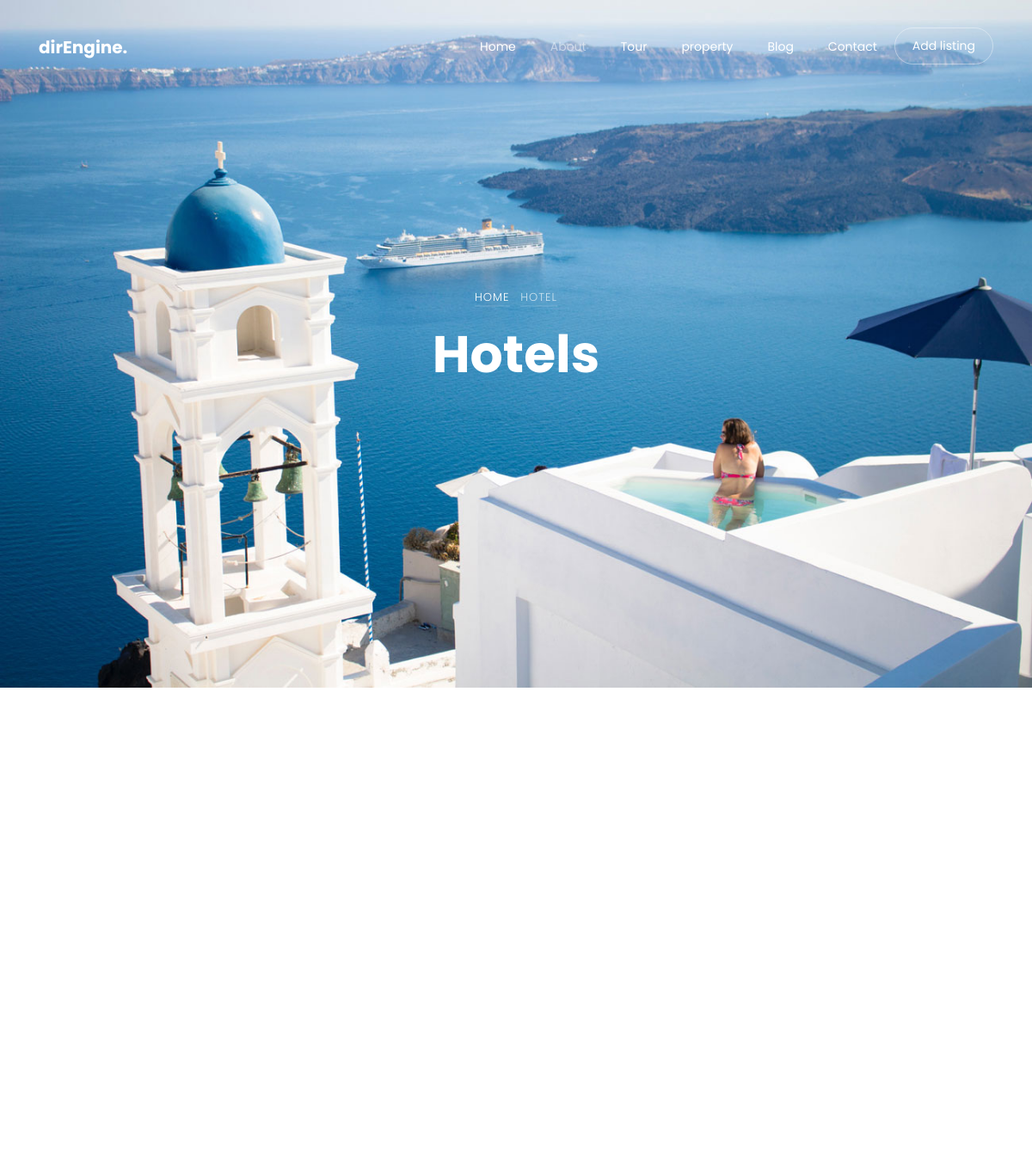
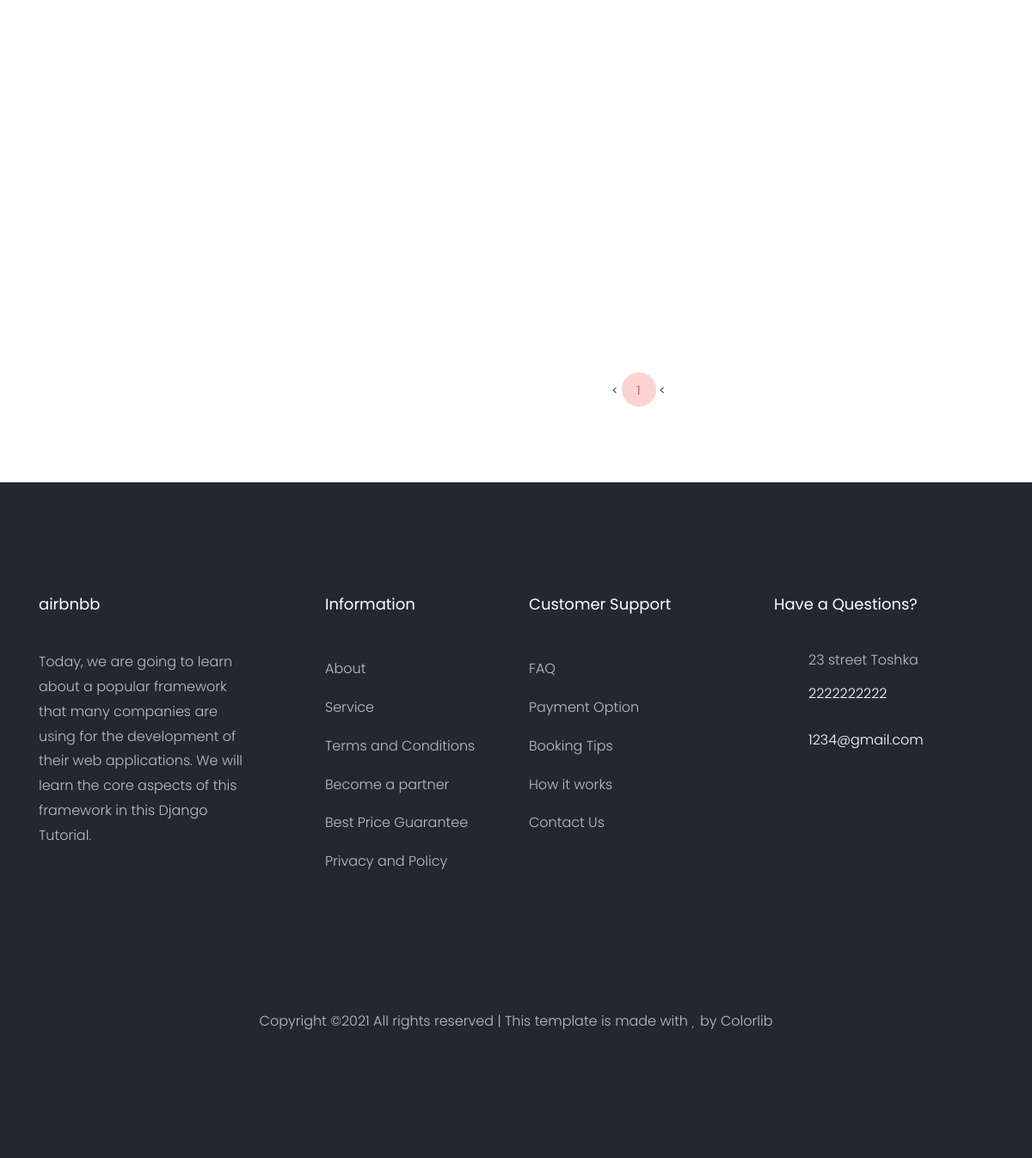
Screenshot of /property/ with the database file from the repository (2 pictures, top to bottom).
### setting/models.py (models this page shows, shortened)
class Settings(models.Model):
    logo         = models.ImageField(upload_to='settings/')
    description    = models.TextField(max_length=2000)
    phone          = models.CharField(max_length=50)
    email          = models.EmailField( max_length=254)
    address        = models.CharField(max_length=50)
    site_name      = models.CharField(max_length=50)
    tw_link        = models.URLField( max_length=200)
    fb_link        = models.URLField( max_length=200)
    inst_link      = models.URLField( max_length=200)

### property/views.py (the view)
# urls.py: path('',PropertyList.as_view(), name='property_list'),
class PropertyList(FilterView):
    model =Property
    paginate_by =4
    filterset_class = PropertyFilter
    template_name='property/property_list.html'

### property/models.py (called while the page is built)
    def __str__(self):
        return self.name

    def get_absolute_url(self):
        return reverse ("property:property_detail", kwargs={"slug":self.slug})

    def __str__(self):
        return self.name

    def __str__(self):
        return self.name

### setting/footer_context_processor.py (called while the page is built)
def myfooter (request):
    myfooter=Settings.objects.last()
    return{'myfooter':myfooter}

### property/templates/property/property_list.html (shortened to what this page needs)
{% extends 'base.html' %}
{% load static %}
{% load bootstrap4 %}
{% block body %}
    <div class="hero-wrap js-fullheight" style="background-image: url({% static 'images/bg_5.jpg' %});">
        <div class="container">
            <div class="row no-gutters slider-text js-fullheight align-items-center justify-content-center"
                data-scrollax-parent="true">
                <div class="col-md-9 ftco-animate text-center" data-scrollax=" properties: { translateY: '70%' }">
                    <p class="breadcrumbs" data-scrollax="properties: { translateY: '30%', opacity: 1.6 }"><span
                            class="mr-2"><a href="index.html">Home</a></span> <span>Hotel</span></p>
                    <h1 class="mb-3 bread" data-scrollax="properties: { translateY: '30%', opacity: 1.6 }">Hotels</h1>
                </div>
            </div>
        </div>
    </div>
    <section class="ftco-section ftco-degree-bg">
        <div class="container">
            <div class="row">
                <div class="col-lg-3 sidebar">
                </div>
                <div class="col-lg-9">
                    <div class="row">
                    </div>
                    <div class="row mt-5">
                        <div class="col text-center">
                            <div class="block-27">
                                <ul>
                                    {% if page_obj.has_previous %}
                                     <li><a href="?page={{page_obj.previous_page_number}}">&lt;</a></li>
                                    {% else %}
                                      <li class= "disable">&lt;</a></li>
                                    {% endif %}
                                    {% for i in paginator.page_range %}
                                        {% if page_obj.number == i %}
                                            <li class="active"><span>{{ i }} <span class="sr-only">(current)</span></span></li>
                                        {% else %}
                                            <li><a href="?page={{ i }}">{{ i }}</a></li>
                                        {% endif %}
                                    {% endfor %}
                                    {% if page_obj.has_next %}
                                     <li><a href="?page={{page_obj.paginator.num_pages }}">&gt;</a></li>
                                    {% else %}
                                      <li class= "disable">&lt;</a></li>
                                    {% endif %}
                                </ul>
                            </div>
                        </div>
                    </div>
                </div>
            </div>
        </div>
    </section>
    {% endblock body %}

### templates/base.html (shortened to what this page needs)
{% load static %}
<!DOCTYPE html>
<html lang="en">
  <head>
    <link rel="stylesheet" href="{% static 'css/open-iconic-bootstrap.min.css' %}">
    <link rel="stylesheet" href="{% static 'css/animate.css' %}">
    <link rel="stylesheet" href="{% static 'css/owl.carousel.min.css' %}">
    <link rel="stylesheet" href="{% static 'css/owl.theme.default.min.css' %}">
    <link rel="stylesheet" href="{% static 'css/magnific-popup.css' %}">
    <link rel="stylesheet" href="{% static 'css/aos.css' %}">
    <link rel="stylesheet" href="{% static 'css/ionicons.min.css' %}">
    <link rel="stylesheet" href="{% static 'css/bootstrap-datepicker.css' %}">
    <link rel="stylesheet" href="{% static 'css/jquery.timepicker.css' %}">
    <link rel="stylesheet" href="{% static 'css/flaticon.css' %}">
    <link rel="stylesheet" href="{% static 'css/icomoon.css' %}">
    <link rel="stylesheet" href="{% static 'css/style.css' %}">
  </head>
  <body>
  <nav class="navbar navbar-expand-lg navbar-dark ftco_navbar bg-dark ftco-navbar-light" id="ftco-navbar">
    <div class="container">
      <a class="navbar-brand" href="index.html">dirEngine.</a>
      <div class="collapse navbar-collapse" id="ftco-nav">
        <ul class="navbar-nav ml-auto">
          <li class="nav-item"><a href="{% url 'home:home' %}"class="nav-link">Home</a></li>
          <li class="nav-item active"><a href="{% url 'about:about' %}" class="nav-link">About</a></li>
          <li class="nav-item"><a href="tour.html" class="nav-link">Tour</a></li>
          <li class="nav-item"><a href="{% url 'property:property_list' %}" class="nav-link">property</a></li>
          <li class="nav-item"><a href="{% url 'blog:post_list' %}"class="nav-link">Blog</a></li>
          <li class="nav-item"><a href="contact.html" class="nav-link">Contact</a></li>
          <li class="nav-item cta"><a href="contact.html" class="nav-link"><span>Add listing</span></a></li>
        </ul>
      </div>
    </div>
  </nav>
    {% block body %}
    {% endblock body %}
    <footer class="ftco-footer ftco-bg-dark ftco-section">
      <div class="container">
        <div class="row mb-5">
          <div class="col-md">
            <div class="ftco-footer-widget mb-4">
              <h2 class="ftco-heading-2">{{myfooter.site_name}}</h2>
              <p>{{myfooter.description}}</p>
              <ul class="ftco-footer-social list-unstyled float-md-left float-lft mt-5">
              </ul>
            </div>
          </div>
          <div class="col-md">
            <div class="ftco-footer-widget mb-4 ml-md-5">
              <h2 class="ftco-heading-2">Information</h2>
              <ul class="list-unstyled">
                <li><a href="#" class="py-2 d-block">About</a></li>
                <li><a href="#" class="py-2 d-block">Service</a></li>
                <li><a href="#" class="py-2 d-block">Terms and Conditions</a></li>
                <li><a href="#" class="py-2 d-block">Become a partner</a></li>
                <li><a href="#" class="py-2 d-block">Best Price Guarantee</a></li>
                <li><a href="#" class="py-2 d-block">Privacy and Policy</a></li>
              </ul>
            </div>
          </div>
          <div class="col-md">
             <div class="ftco-footer-widget mb-4">
              <h2 class="ftco-heading-2">Customer Support</h2>
              <ul class="list-unstyled">
                <li><a href="#" class="py-2 d-block">FAQ</a></li>
                <li><a href="#" class="py-2 d-block">Payment Option</a></li>
                <li><a href="#" class="py-2 d-block">Booking Tips</a></li>
                <li><a href="#" class="py-2 d-block">How it works</a></li>
                <li><a href="#" class="py-2 d-block">Contact Us</a></li>
              </ul>
            </div>
          </div>
          <div class="col-md">
            <div class="ftco-footer-widget mb-4">
            	<h2 class="ftco-heading-2">Have a Questions?</h2>
            	<div class="block-23 mb-3">
	              <ul>
	                <li><span class="icon icon-map-marker"></span><span class="text">{{myfooter.address}}</span></li>
	                <li><a href="#"><span class="icon icon-phone"></span><span class="text">{{myfooter.phone}}</span></a></li>
	                <li><a href="#"><span class="icon icon-envelope"></span><span class="text">{{myfooter.email}}</span></a></li>
	              </ul>
	            </div>
            </div>
          </div>
        </div>
        <div class="row">
          <div class="col-md-12 text-center">
            <p>
  Copyright &copy;<script>document.write(new Date().getFullYear());</script> All rights reserved | This template is made with <i class="icon-heart" aria-hidden="true"></i> by <a href="https://colorlib.com" target="_blank">Colorlib</a>
  </p>
          </div>
        </div>
      </div>
    </footer>
  </body>
</html>

### static/css/icomoon.css (style rules this page uses)
.icon-heart:before { content: "\f004"; }
.icon-map-marker:before { content: "\f041"; }
.icon-phone:before { content: "\f095"; }
.icon-envelope:before { content: "\f0e0"; }

### rows the page displays
Settings: site_name "airbnbb", description "Today, we are going to learn about a popular framework that many companies are using for the development of their web applications. We will learn the core aspects of this framework in this Django Tutorial.", address "23 street Toshka", phone "2222222222", email "1234@gmail.com"

### other values shown
{{ i }} "1"
